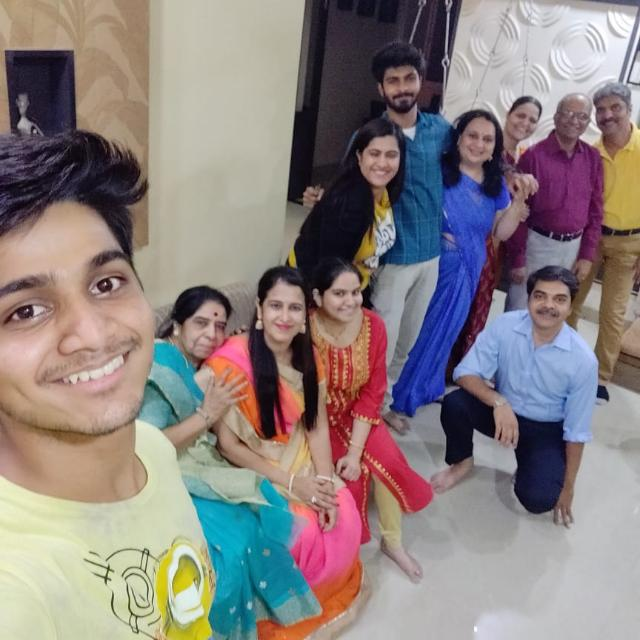
#> input picture OpenCV/images/familia.jpg, 640 x 640 px
$ jupyter execute Untitled.ipynb
#> lines starting #> are read from the running program, lines starting #| are printed output that depends on the picture; after the words box and inside, x2 and y2 are one past the last pixel; in counts of white or black regions, pixels touching at a corner belong together
[cell 1]
import cv2
import sys

imagePath = sys.argv[1]

image = cv2.imread('images/familia.jpg')
#> image is the input picture: shape (640, 640, 3); mean B, G, R 128.4, 129.2, 139.4
gray = cv2.cvtColor(image, cv2.COLOR_BGR2GRAY)
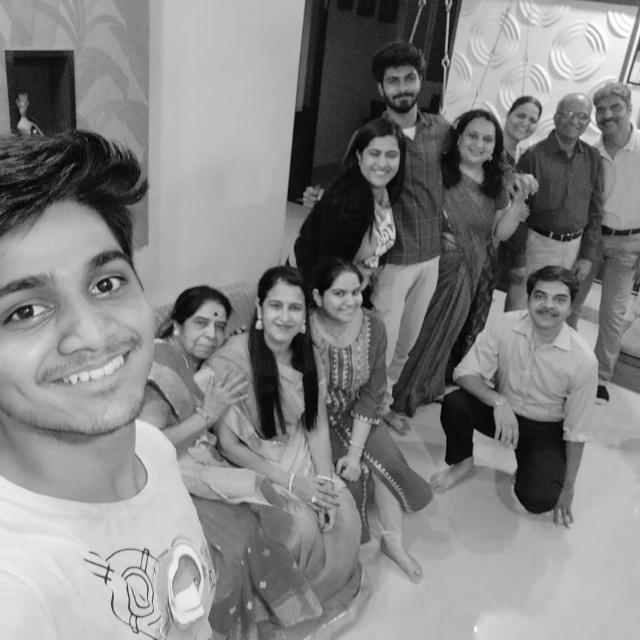
#> gray: shape (640, 640); min 1, max 255, mean 132.2

faceCascade = cv2.CascadeClassifier('open_cv/haarcascade_frontalface_default.xml')
faces = faceCascade.detectMultiScale(
    gray,
    scaleFactor=1.3,
    minNeighbors=3,
)
#> faces = [[455, 119, 48, 48], [375, 59, 54, 54], [355, 134, 51, 51], [323, 272, 52, 52], [521, 276, 57, 57], [183, 303, 57, 57], [254, 284, 60, 60], [429, 204, 69, 69]]

print("[INFO] Found {0} Faces.".format(len(faces)))
#| [INFO] Found 8 Faces.

for (x, y, w, h) in faces:
    cv2.rectangle(image, (x, y), (x + w, y + h), (0, 255, 0), 2)
    roi_color = image[y:y + h, x:x + w]
    print("[INFO] Faces Detected -- Will be saved locally.")
    cv2.imwrite(str(w) +'*'+ str(h) +'_located'+ '_faces.jpg', roi_color)
#> this loop made 8 passes
#| [INFO] Faces Detected -- Will be saved locally.
#| [INFO] Faces Detected -- Will be saved locally.
#| [INFO] Faces Detected -- Will be saved locally.
#| [INFO] Faces Detected -- Will be saved locally.
#| [INFO] Faces Detected -- Will be saved locally.
#| [INFO] Faces Detected -- Will be saved locally.
#| [INFO] Faces Detected -- Will be saved locally.
#| [INFO] Faces Detected -- Will be saved locally.
#> pass 1, `roi_color = image[y:y + h, x:x + w]`:
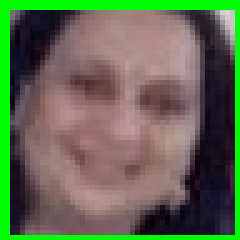
#> roi_color: shape (48, 48, 3) (shown 5 times larger); mean B, G, R 80.3, 107.4, 97.6
#> pass 2, `roi_color = image[y:y + h, x:x + w]`:
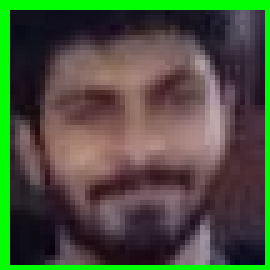
#> roi_color: shape (54, 54, 3) (shown 5 times larger); mean B, G, R 61.3, 83.9, 74.7
#> pass 3, `roi_color = image[y:y + h, x:x + w]`:
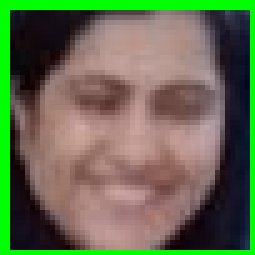
#> roi_color: shape (51, 51, 3) (shown 5 times larger); mean B, G, R 80, 108.9, 101.4
#> after the loop:
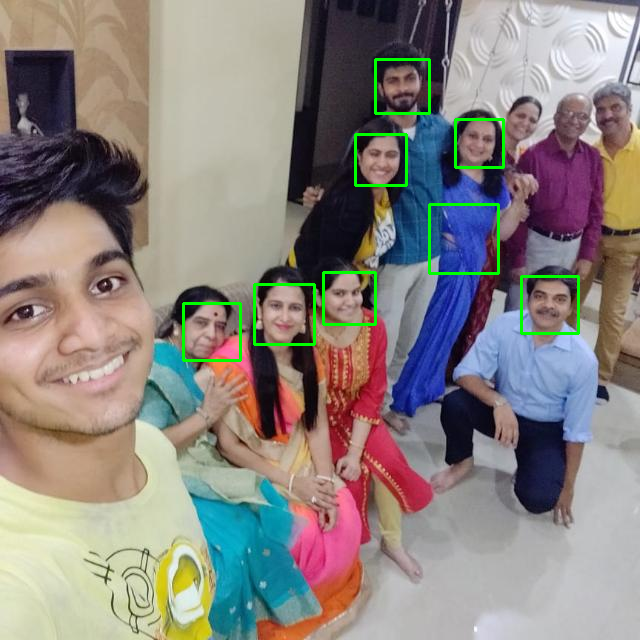
#> image: shape (640, 640, 3); 1.3% of pixels changed, all inside (x1, y1, x2, y2) = (182, 58, 580, 362)

status = cv2.imwrite('faces_detected.jpg', image)
print("[INFO] Image faces_detected.jpg written to filesystem: ", status)
#| [INFO] Image faces_detected.jpg written to filesystem:  True

$ run again, with OpenCV/images/spainfc.jpg copied over OpenCV/images/familia.jpg
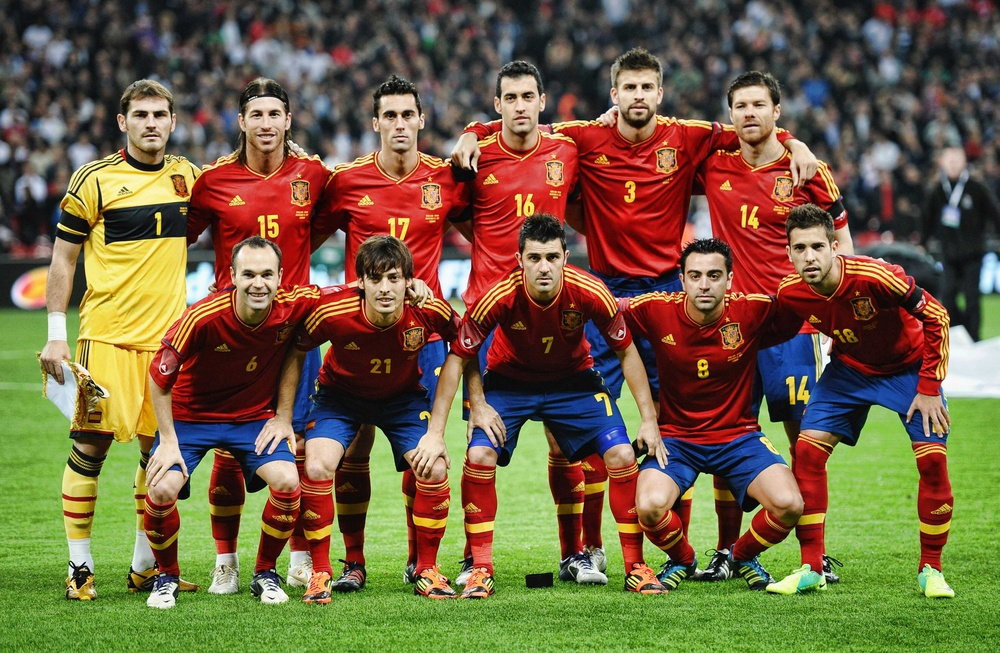
#> input picture OpenCV/images/spainfc.jpg, 1000 x 653 px, shrunk from 3932 x 2568 before the run
#> image is the input picture: shape (653, 1000, 3); mean B, G, R 66.6, 97.8, 113.3
#> `gray = cv2.cvtColor(image, cv2.COLOR_BGR2GRAY)`:
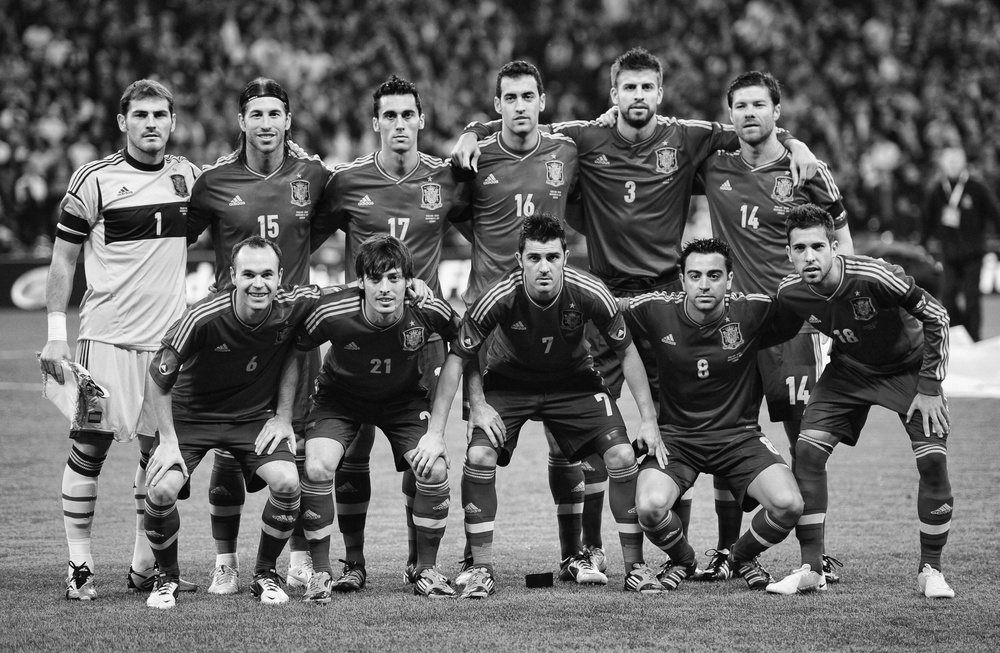
#> gray: shape (653, 1000); min 0, max 254, mean 98.9
#> faces = [[609, 64, 59, 59], [492, 76, 56, 56], [725, 85, 53, 53], [121, 92, 60, 60], [237, 93, 57, 57], [370, 93, 58, 58], [780, 225, 60, 60], [514, 236, 59, 59], [229, 252, 59, 59], [674, 251, 61, 61], [140, 446, 53, 53]]
#| [INFO] Found 11 Faces.
#> the loop `for (x, y, w, h) in faces:` made 11 passes
#> (printed output is left out)
#> after the loop `for (x, y, w, h) in faces:`:
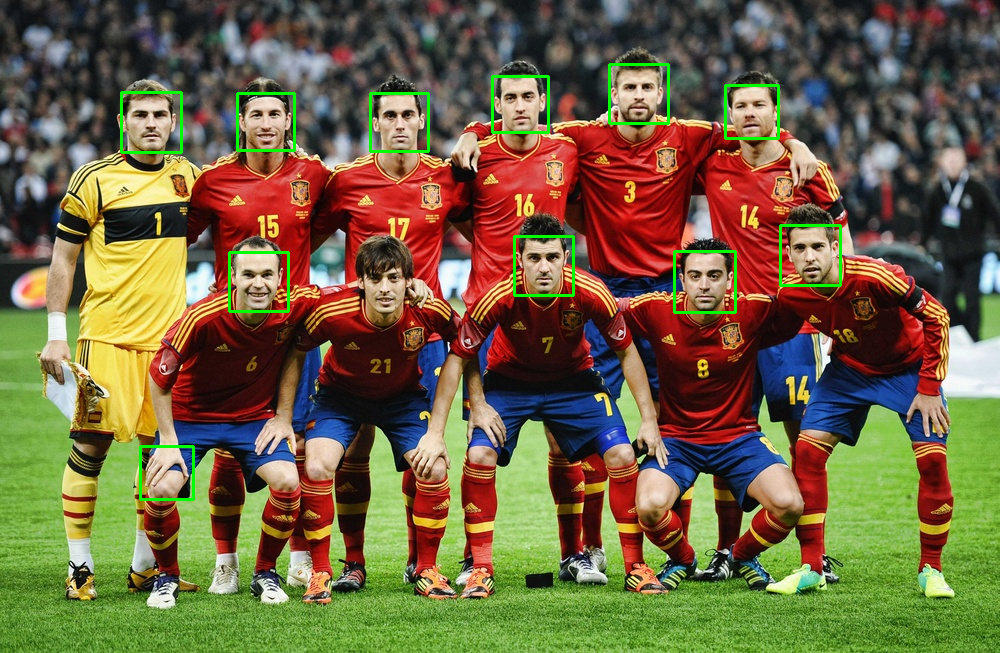
#> image: shape (653, 1000, 3); 1.16% of pixels changed, all inside (x1, y1, x2, y2) = (120, 63, 842, 501)
#| [INFO] Image faces_detected.jpg written to filesystem:  True
